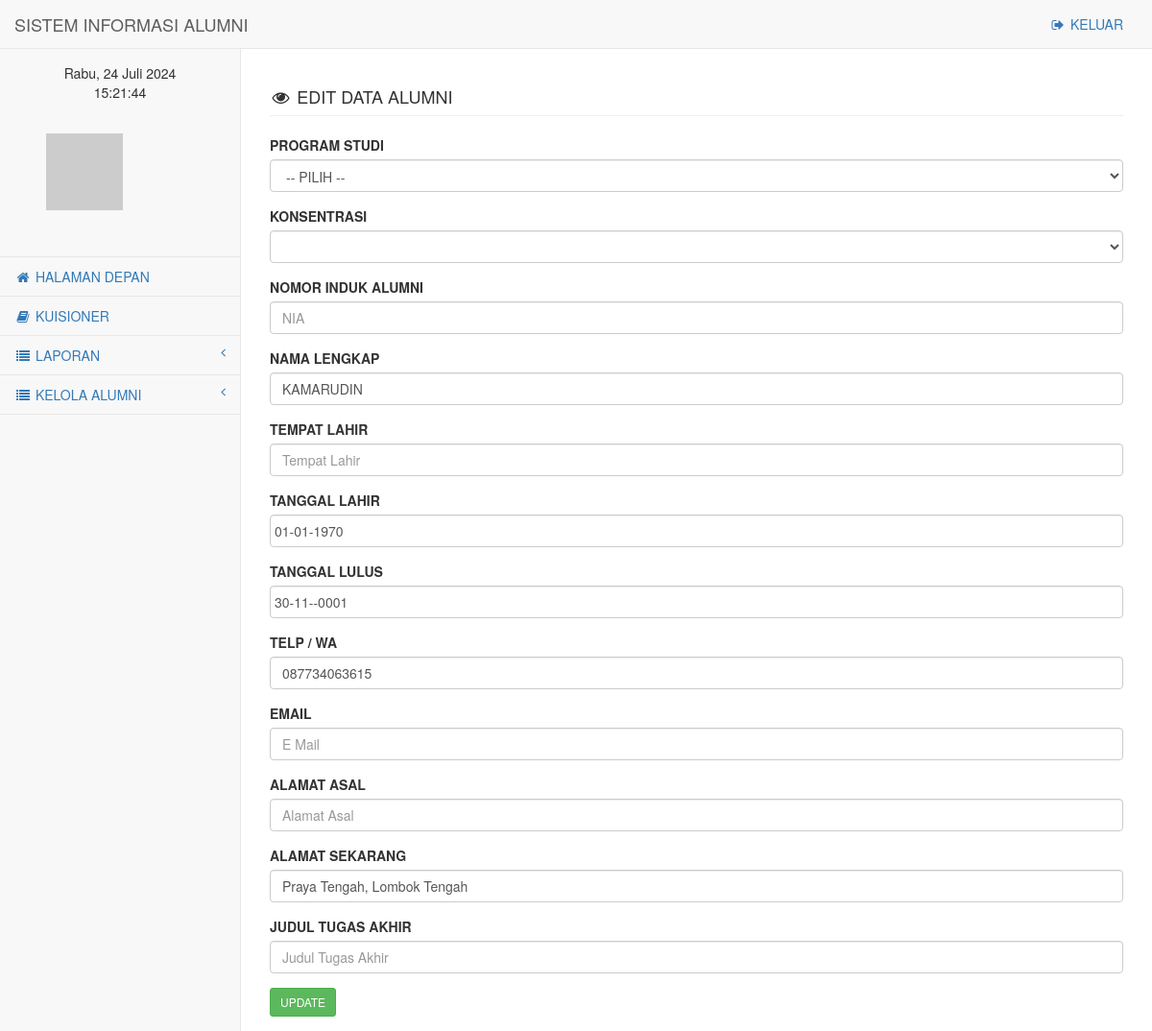
The app's page /administrator/edit_data_alumni.php (signed in) with its own data.
### tables this page shows
CREATE TABLE `alumni` (
  `nim` varchar(8) NOT NULL,
  `nia` varchar(50) NOT NULL,
  `nama_mhs` varchar(50) NOT NULL,
  `kelamin` enum('L','P') DEFAULT 'P',
  `tempat_lahir` varchar(50) DEFAULT NULL,
  `tgl_lahir` date DEFAULT NULL,
  `alamat_asal` text NOT NULL,
  `alamat` text DEFAULT NULL,
  `provinsi_id` int(11) DEFAULT NULL,
  `hp` varchar(13) DEFAULT NULL,
  `email` varchar(50) DEFAULT NULL,
  `nia_username` varchar(20) NOT NULL,
  `username` varchar(32) NOT NULL,
  `password` varchar(25) NOT NULL,
  `thn_masuk` year(4) DEFAULT NULL,
  `thn_lulus` year(4) DEFAULT NULL,
  `tgl_lulus` date NOT NULL,
  `prodi_id` int(11) DEFAULT NULL,
  `peminatan_id` varchar(10) NOT NULL,
  `ipk` decimal(10,2) DEFAULT 0.00,
  `wa` varchar(13) DEFAULT NULL,
  `facebook` varchar(255) DEFAULT NULL,
  `instagram` varchar(255) DEFAULT NULL,
  `nama_perusahaan` varchar(200) DEFAULT NULL,
  `alamat_perusahaan` varchar(200) DEFAULT NULL,
  `jabatan` varchar(255) DEFAULT NULL,
  `foto` varchar(100) DEFAULT NULL,
  `saran` text DEFAULT NULL,
  `judul_lta` text NOT NULL,
  `created_at` datetime NOT NULL,
  `updated_at` datetime NOT NULL,
  `has_read` bit(1) NOT NULL DEFAULT b'0',
  `has_change_password` bit(1) NOT NULL DEFAULT b'0',
  `status` bit(1) NOT NULL DEFAULT b'0',
  `nikey` varchar(225) NOT NULL
);

### administrator/edit_data_alumni.php (the view, shortened to what this page needs)
<!DOCTYPE html>
<html lang="en">
    <head>
        <link href="../vendor/bootstrap/css/bootstrap.min.css" rel="stylesheet">
        <link href="../vendor/metisMenu/metisMenu.min.css" rel="stylesheet">
        <link href="../dist/css/sb-admin-2.css" rel="stylesheet">
        <link href="../dist/css/bootstrap-datepicker.min.css" rel="stylesheet">
        <link href="../vendor/morrisjs/morris.css" rel="stylesheet">
        <link href="../vendor/font-awesome/css/font-awesome.min.css" rel="stylesheet" type="text/css">
        <link href="../vendor/datatables-plugins/dataTables.bootstrap.css" rel="stylesheet">
        <link href="../vendor/datatables-responsive/dataTables.responsive.css" rel="stylesheet">
    </head>
    <body onload="tampilkanwaktu(); setInterval('tampilkanwaktu()', 1000);">
        <div id="wrapper">
            <nav class="navbar navbar-default navbar-static-top" role="navigation" style="margin-bottom: 0">
                <?php include 'sidebar_menu.php'; ?>
            </nav>
            <div id="page-wrapper">
                <div class="row">
                    <div class="col-lg-12">
                        <h4 class="page-header"><i class="fa fa-eye fa-fw"></i> EDIT DATA ALUMNI</h4>
                    </div>
                </div>
                <div class="row">
                    <div class="col-lg-12">
                        <?php
                        $nim = $_GET['nim'];
                        $res = mysqli_query($mysqli, "SELECT * FROM alumni WHERE nim='$nim'");
                        while ($data = mysqli_fetch_array($res)) {
                            $nia = $data['nia'];
                            $nama = $data['nama_mhs'];
                            $tempat_lahir = $data['tempat_lahir'];
                            $tanggal_lahir = $data['tgl_lahir'];
                            $tanggal_lulus = $data['tgl_lulus'];
                            $hp = $data['hp'];
                            $email = $data['email'];
                            $alamat_asal = $data['alamat_asal'];
                            $alamat = $data['alamat'];
                            $judul_tugas_akhir = $data['judul_lta'];
                        }
                        ?>
                        <form name="form" method="post" action="proses_update_alumni.php" enctype="multipart/form-data">
                            <div class="form-group">
                                <label for="Prodi">PROGRAM STUDI</label>
                                <select class="form-control" name="prodi"  id="prodi">
                                    <option value="">-- PILIH --</option>
                                </select>
                            </div>
                            <div class="form-group">
                                <label for="inputEmail3">KONSENTRASI</label>
                                <select style="text-transform: uppercase" class="form-control" name="konsentrasi" id="konsentrasi">
                                </select>
                            </div>
                            <div class="form-group">
                                <label for="Nia">NOMOR INDUK ALUMNI</label>
                                <input type="text" class="form-control" name="nia" value="<?php echo $nia; ?>"  placeholder="NIA">
                            </div>
                            <div class="form-group">
                                <label for="NamaLengkap">NAMA LENGKAP</label>
                                <input type="text" class="form-control" name="nama_mhs" value="<?php echo $nama; ?>" placeholder="Nama Lengkap">
                            </div>
                            <div class="form-group">
                                <label for="TempatLahir">TEMPAT LAHIR</label>
                                <input type="text" class="form-control" name="tempat_lahir" value="<?php echo $tempat_lahir; ?>" placeholder="Tempat Lahir">
                            </div>
                            <div class="form-group">
                                <label for="TanggalLahir">TANGGAL LAHIR</label>
                                <input type="text" class="form-control datepicker" name="tanggal_lahir" value="<?php echo date('d-m-Y', strtotime($tanggal_lahir)); ?>" placeholder="Tanggal Lahir">
                            </div>
                            <div class="form-group">
                                <label for="TanggalLulus">TANGGAL LULUS</label>
                                <input type="text" class="form-control datepicker" name="tanggal_lulus" value="<?php echo date('d-m-Y', strtotime($tanggal_lulus)); ?>" placeholder="Tanggal Lulus">
                            </div>
                            <div class="form-group">
                                <label for="TelpWa">TELP / WA</label>
                                <input type="text" class="form-control" name="hp" value="<?php echo $hp; ?>" placeholder="Telp / WA">
                            </div>
                            <div class="form-group">
                                <label for="Email">EMAIL</label>
                                <input type="text" class="form-control" name="email" value="<?php echo $email; ?>" placeholder="E Mail">
                            </div>
                            <div class="form-group">
                                <label for="AlamatAsal">ALAMAT ASAL</label>
                                <input type="text" class="form-control" name="alamat_asal" value="<?php echo $alamat_asal; ?>" placeholder="Alamat Asal">
                            </div>
                            <div class="form-group">
                                <label for="AlamatSekarang">ALAMAT SEKARANG</label>
                                <input type="text" class="form-control" name="alamat" value="<?php echo $alamat; ?>" placeholder="Alamat Sekarang">
                            </div>
                            <div class="form-group">
                                <label for="JudulTugasAkhir">JUDUL TUGAS AKHIR</label>
                                <input type="text" class="form-control" name="judul_lta" value="<?php echo $judul_tugas_akhir; ?>" placeholder="Judul Tugas Akhir">
                            </div>
                            <div class="form-group">
                                <input type="submit" name="update" value="UPDATE" class="btn btn-success btn-sm">
                            </div>
                        </form>
                    </div>
                </div>
            </div>
        </div>
    </body>
</html>

### records on screen
alumni: nama_mhs "KAMARUDIN", tanggal_lulus "30-11--0001", hp "087734063615", alamat "Praya Tengah, Lombok Tengah"
